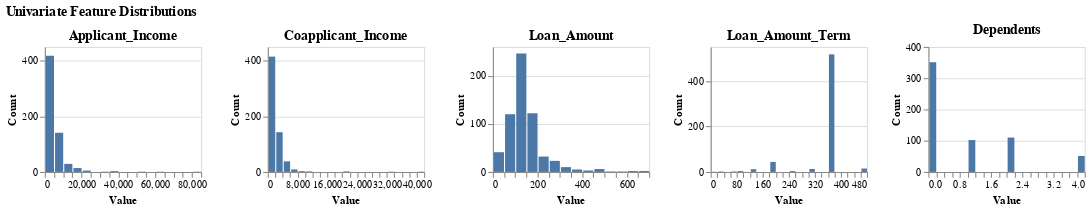

Here is the notebook cell this chart was saved with:
### Code cell
eda.univariate_feature_distributions(
    data=df,
    column_names=numerical_features
)

### Figure 1 — Vega-Lite specification as saved in the notebook (floating-point values rounded to 4 significant figures; data arrays with more than 128 entries replaced by an {"elided": "..."} marker saying what was removed)
{"config": {"view": {"continuousWidth": 300, "continuousHeight": 300}}, "hconcat": [{"mark": {"type": "bar"}, "encoding": {"x": {"bin": {"maxbins": 30}, "field": "Applicant_Income", "scale": {"zero": false}, "title": "Value", "type": "quantitative"}, "y": {"aggregate": "count", "scale": {"zero": false}, "title": "Count", "type": "quantitative"}}, "height": 120, "title": "Applicant_Income", "width": 150}, {"mark": {"type": "bar"}, "encoding": {"x": {"bin": {"maxbins": 30}, "field": "Coapplicant_Income", "scale": {"zero": false}, "title": "Value", "type": "quantitative"}, "y": {"aggregate": "count", "scale": {"zero": false}, "title": "Count", "type": "quantitative"}}, "height": 120, "title": "Coapplicant_Income", "width": 150}, {"mark": {"type": "bar"}, "encoding": {"x": {"bin": {"maxbins": 30}, "field": "Loan_Amount", "scale": {"zero": false}, "title": "Value", "type": "quantitative"}, "y": {"aggregate": "count", "scale": {"zero": false}, "title": "Count", "type": "quantitative"}}, "height": 120, "title": "Loan_Amount", "width": 150}, {"mark": {"type": "bar"}, "encoding": {"x": {"bin": {"maxbins": 30}, "field": "Loan_Amount_Term", "scale": {"zero": false}, "title": "Value", "type": "quantitative"}, "y": {"aggregate": "count", "scale": {"zero": false}, "title": "Count", "type": "quantitative"}}, "height": 120, "title": "Loan_Amount_Term", "width": 150}, {"mark": {"type": "bar"}, "encoding": {"x": {"bin": {"maxbins": 30}, "field": "Dependents", "scale": {"zero": false}, "title": "Value", "type": "quantitative"}, "y": {"aggregate": "count", "scale": {"zero": false}, "title": "Count", "type": "quantitative"}}, "height": 120, "title": "Dependents", "width": 150}], "data": {"name": "data-a81afb8ad7120a4802400c0851894ebc"}, "title": "Univariate Feature Distributions", "$schema": "https://vega.github.io/schema/vega-lite/v5.20.1.json", "datasets": {"data-a81afb8ad7120a4802400c0851894ebc": {"elided": "614 records"}}}
